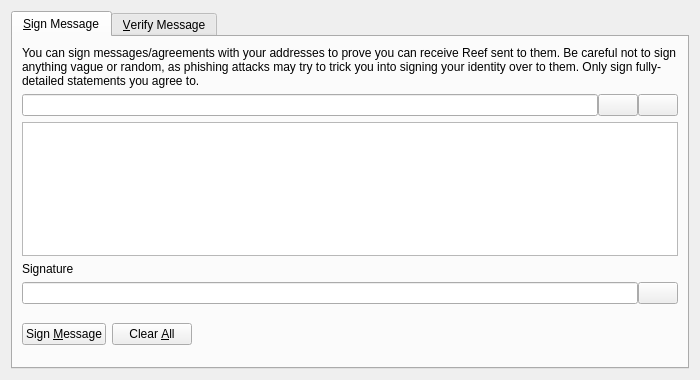
<?xml version="1.0" encoding="UTF-8"?>
<ui version="4.0">
 <class>SignVerifyMessageDialog</class>
 <widget class="QDialog" name="SignVerifyMessageDialog">
  <property name="geometry">
   <rect>
    <x>0</x>
    <y>0</y>
    <width>700</width>
    <height>380</height>
   </rect>
  </property>
  <property name="windowTitle">
   <string>Signatures - Sign / Verify a Message</string>
  </property>
  <property name="modal">
   <bool>true</bool>
  </property>
  <layout class="QVBoxLayout" name="verticalLayout">
   <item>
    <widget class="QTabWidget" name="tabWidget">
     <property name="currentIndex">
      <number>0</number>
     </property>
     <widget class="QWidget" name="tabSignMessage">
      <attribute name="title">
       <string>&amp;Sign Message</string>
      </attribute>
      <layout class="QVBoxLayout" name="verticalLayout_SM">
       <item>
        <widget class="QLabel" name="infoLabel_SM">
         <property name="text">
          <string>You can sign messages/agreements with your addresses to prove you can receive Reef sent to them. Be careful not to sign anything vague or random, as phishing attacks may try to trick you into signing your identity over to them. Only sign fully-detailed statements you agree to.</string>
         </property>
         <property name="textFormat">
          <enum>Qt::PlainText</enum>
         </property>
         <property name="wordWrap">
          <bool>true</bool>
         </property>
        </widget>
       </item>
       <item>
        <layout class="QHBoxLayout" name="horizontalLayout_1_SM">
         <property name="spacing">
          <number>0</number>
         </property>
         <item>
          <widget class="QValidatedLineEdit" name="addressIn_SM">
           <property name="toolTip">
            <string>The Proton address to sign the message with</string>
           </property>
          </widget>
         </item>
         <item>
          <widget class="QPushButton" name="addressBookButton_SM">
           <property name="toolTip">
            <string>Choose previously used address</string>
           </property>
           <property name="text">
            <string/>
           </property>
           <property name="shortcut">
            <string>Alt+A</string>
           </property>
           <property name="autoDefault">
            <bool>false</bool>
           </property>
          </widget>
         </item>
         <item>
          <widget class="QPushButton" name="pasteButton_SM">
           <property name="toolTip">
            <string>Paste address from clipboard</string>
           </property>
           <property name="text">
            <string/>
           </property>
           <property name="shortcut">
            <string>Alt+P</string>
           </property>
           <property name="autoDefault">
            <bool>false</bool>
           </property>
          </widget>
         </item>
        </layout>
       </item>
       <item>
        <widget class="QPlainTextEdit" name="messageIn_SM">
         <property name="toolTip">
          <string>Enter the message you want to sign here</string>
         </property>
        </widget>
       </item>
       <item>
        <widget class="QLabel" name="signatureLabel_SM">
         <property name="text">
          <string>Signature</string>
         </property>
         <property name="textFormat">
          <enum>Qt::PlainText</enum>
         </property>
        </widget>
       </item>
       <item>
        <layout class="QHBoxLayout" name="horizontalLayout_2_SM">
         <property name="spacing">
          <number>0</number>
         </property>
         <item>
          <widget class="QLineEdit" name="signatureOut_SM">
           <property name="font">
            <font>
             <italic>true</italic>
            </font>
           </property>
           <property name="readOnly">
            <bool>true</bool>
           </property>
          </widget>
         </item>
         <item>
          <widget class="QPushButton" name="copySignatureButton_SM">
           <property name="toolTip">
            <string>Copy the current signature to the system clipboard</string>
           </property>
           <property name="text">
            <string/>
           </property>
           <property name="autoDefault">
            <bool>false</bool>
           </property>
          </widget>
         </item>
        </layout>
       </item>
       <item>
        <layout class="QHBoxLayout" name="horizontalLayout_3_SM">
         <item>
          <widget class="QPushButton" name="signMessageButton_SM">
           <property name="toolTip">
            <string>Sign the message to prove you own this Proton address</string>
           </property>
           <property name="text">
            <string>Sign &amp;Message</string>
           </property>
           <property name="autoDefault">
            <bool>false</bool>
           </property>
          </widget>
         </item>
         <item>
          <widget class="QPushButton" name="clearButton_SM">
           <property name="toolTip">
            <string>Reset all sign message fields</string>
           </property>
           <property name="text">
            <string>Clear &amp;All</string>
           </property>
           <property name="autoDefault">
            <bool>false</bool>
           </property>
          </widget>
         </item>
         <item>
          <spacer name="horizontalSpacer_1_SM">
           <property name="orientation">
            <enum>Qt::Horizontal</enum>
           </property>
           <property name="sizeHint" stdset="0">
            <size>
             <width>40</width>
             <height>48</height>
            </size>
           </property>
          </spacer>
         </item>
         <item>
          <widget class="QLabel" name="statusLabel_SM">
           <property name="font">
            <font>
             <weight>75</weight>
             <bold>true</bold>
            </font>
           </property>
           <property name="text">
            <string/>
           </property>
           <property name="wordWrap">
            <bool>true</bool>
           </property>
          </widget>
         </item>
         <item>
          <spacer name="horizontalSpacer_2_SM">
           <property name="orientation">
            <enum>Qt::Horizontal</enum>
           </property>
           <property name="sizeHint" stdset="0">
            <size>
             <width>40</width>
             <height>48</height>
            </size>
           </property>
          </spacer>
         </item>
        </layout>
       </item>
      </layout>
     </widget>
     <widget class="QWidget" name="tabVerifyMessage">
      <attribute name="title">
       <string>&amp;Verify Message</string>
      </attribute>
      <layout class="QVBoxLayout" name="verticalLayout_VM">
       <item>
        <widget class="QLabel" name="infoLabel_VM">
         <property name="text">
          <string>Enter the receiver's address, message (ensure you copy line breaks, spaces, tabs, etc. exactly) and signature below to verify the message. Be careful not to read more into the signature than what is in the signed message itself, to avoid being tricked by a man-in-the-middle attack. Note that this only proves the signing party receives with the address, it cannot prove sendership of any transaction!</string>
         </property>
         <property name="textFormat">
          <enum>Qt::PlainText</enum>
         </property>
         <property name="alignment">
          <set>Qt::AlignLeading|Qt::AlignLeft|Qt::AlignTop</set>
         </property>
         <property name="wordWrap">
          <bool>true</bool>
         </property>
        </widget>
       </item>
       <item>
        <layout class="QHBoxLayout" name="horizontalLayout_1_VM">
         <property name="spacing">
          <number>0</number>
         </property>
         <item>
          <widget class="QValidatedLineEdit" name="addressIn_VM">
           <property name="toolTip">
            <string>The Proton address the message was signed with</string>
           </property>
          </widget>
         </item>
         <item>
          <widget class="QPushButton" name="addressBookButton_VM">
           <property name="toolTip">
            <string>Choose previously used address</string>
           </property>
           <property name="text">
            <string/>
           </property>
           <property name="shortcut">
            <string>Alt+A</string>
           </property>
           <property name="autoDefault">
            <bool>false</bool>
           </property>
          </widget>
         </item>
        </layout>
       </item>
       <item>
        <widget class="QPlainTextEdit" name="messageIn_VM"/>
       </item>
       <item>
        <widget class="QValidatedLineEdit" name="signatureIn_VM"/>
       </item>
       <item>
        <layout class="QHBoxLayout" name="horizontalLayout_2_VM">
         <item>
          <widget class="QPushButton" name="verifyMessageButton_VM">
           <property name="toolTip">
            <string>Verify the message to ensure it was signed with the specified Proton address</string>
           </property>
           <property name="text">
            <string>Verify &amp;Message</string>
           </property>
           <property name="autoDefault">
            <bool>false</bool>
           </property>
          </widget>
         </item>
         <item>
          <widget class="QPushButton" name="clearButton_VM">
           <property name="toolTip">
            <string>Reset all verify message fields</string>
           </property>
           <property name="text">
            <string>Clear &amp;All</string>
           </property>
           <property name="autoDefault">
            <bool>false</bool>
           </property>
          </widget>
         </item>
         <item>
          <spacer name="horizontalSpacer_1_VM">
           <property name="orientation">
            <enum>Qt::Horizontal</enum>
           </property>
           <property name="sizeHint" stdset="0">
            <size>
             <width>40</width>
             <height>48</height>
            </size>
           </property>
          </spacer>
         </item>
         <item>
          <widget class="QLabel" name="statusLabel_VM">
           <property name="font">
            <font>
             <weight>75</weight>
             <bold>true</bold>
            </font>
           </property>
           <property name="text">
            <string/>
           </property>
           <property name="wordWrap">
            <bool>true</bool>
           </property>
          </widget>
         </item>
         <item>
          <spacer name="horizontalSpacer_2_VM">
           <property name="orientation">
            <enum>Qt::Horizontal</enum>
           </property>
           <property name="sizeHint" stdset="0">
            <size>
             <width>40</width>
             <height>48</height>
            </size>
           </property>
          </spacer>
         </item>
        </layout>
       </item>
      </layout>
     </widget>
    </widget>
   </item>
  </layout>
 </widget>
 <customwidgets>
  <customwidget>
   <class>QValidatedLineEdit</class>
   <extends>QLineEdit</extends>
   <header>qvalidatedlineedit.h</header>
  </customwidget>
 </customwidgets>
 <resources>
  <include location="../proton.qrc"/>
 </resources>
 <connections/>
</ui>
